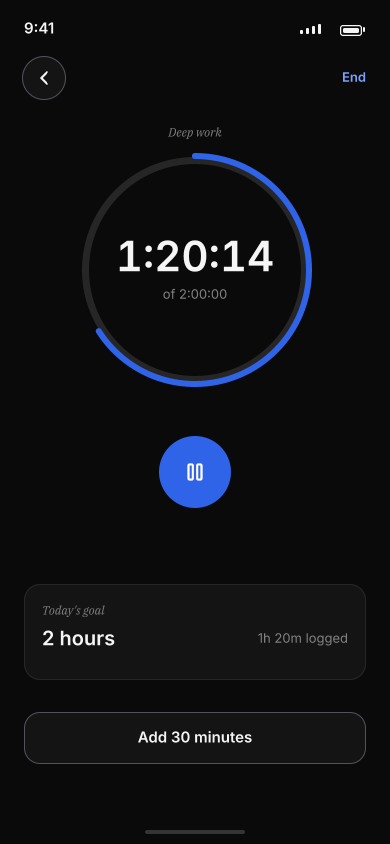
#> input picture design/archive/renders/03-timer-running.png, 780 x 1688 px, found by its file name (shown at 1/2 size)
$ python m24.py
#> lines starting #> are read from the running program, lines starting #| are printed output that depends on the picture; after the words box and inside, x2 and y2 are one past the last pixel; in counts of white or black regions, pixels touching at a corner belong together; long printed decimals are rounded
from PIL import Image
import numpy as np
base = 'D:/Apps/projects/habit_tracker/design/renders/'
im = np.array(Image.open(base + '03-timer-running.png').convert('RGB')).astype(int)
r, g, b = im[:, :, 0], im[:, :, 1], im[:, :, 2]
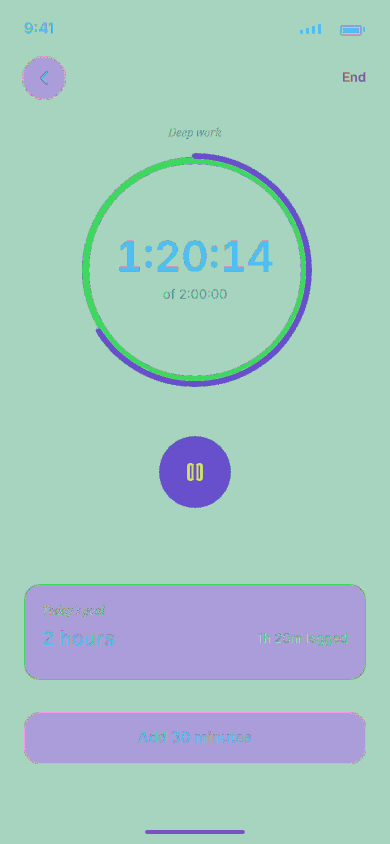
#> r: shape (1688, 780) int64 (shown at 1/2 size); 138 distinct labels, from 10 to 255; one colour per label, 0 black
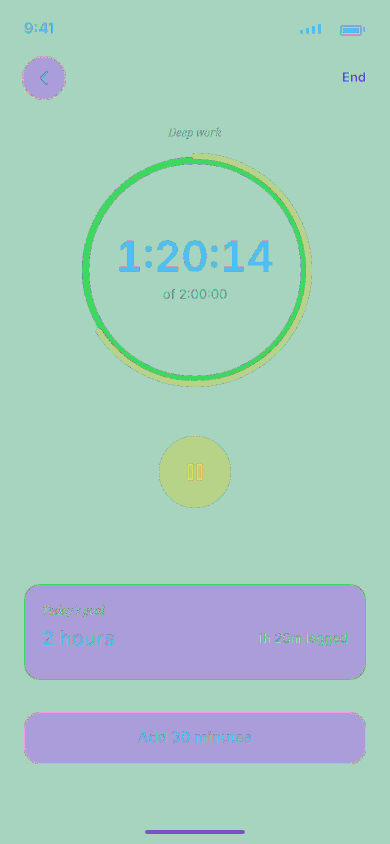
#> g: shape (1688, 780) int64 (shown at 1/2 size); 146 distinct labels, from 10 to 255; one colour per label, 0 black
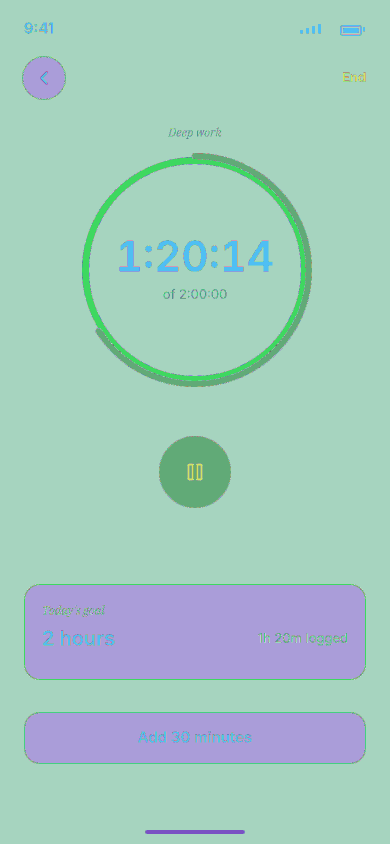
#> b: shape (1688, 780) int64 (shown at 1/2 size); 176 distinct labels, from 10 to 255; one colour per label, 0 black
blue = (b > 150) & (r < 130)
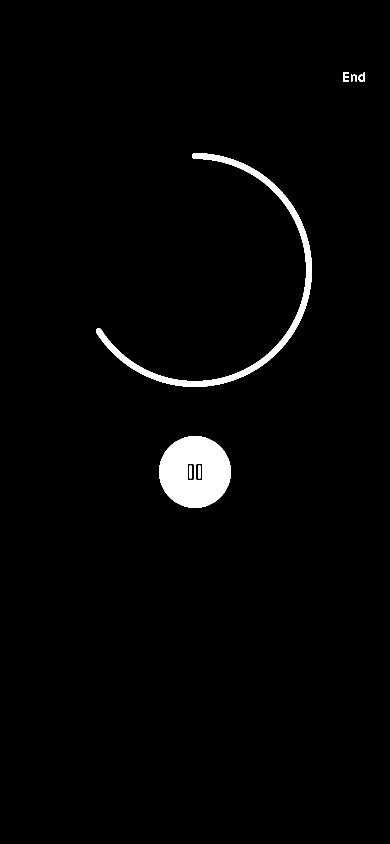
#> blue: shape (1688, 780) bool (shown at 1/2 size); 2.1% white; 7 white regions, largest, box (x1, y1, x2, y2) and area: (318, 872, 462, 1016) 15352, (192, 306, 624, 774) 11248, (717, 145, 730, 164) 128
ys, xs = np.where(blue[200:800, 100:700])
#> ys = 11248 values from 106 to 573; xs = 11248 values, max 523 at index 4131, min 92 at index 5767, mean 372.2
print('blue bbox', xs.min()+100, ys.min()+200, xs.max()+100, ys.max()+200)
#| blue bbox 192 306 623 773
# ring track (dark gray)
trk = (np.abs(im - np.array([42, 42, 42])).max(axis=2) < 8)
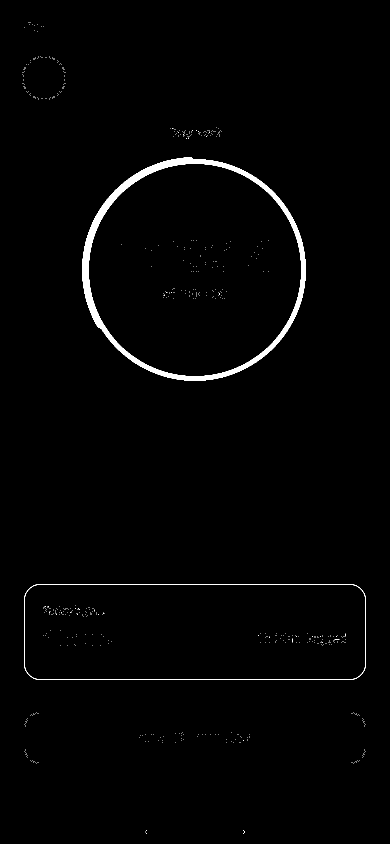
#> trk: shape (1688, 780) bool (shown at 1/2 size); 1.4% white; 605 white regions (603 under 20 px), largest, box (x1, y1, x2, y2) and area: (164, 315, 612, 762) 14472, (48, 1168, 732, 1360) 3276
ys, xs = np.where(trk[200:800, 100:700])
#> ys = 14684 values from 55 to 561; xs = 14684 values, max 511 at index 7759, min 64 at index 7713, mean 268.1
print('track bbox', xs.min()+100, ys.min()+200, xs.max()+100, ys.max()+200)
#| track bbox 164 255 611 761
# angles: for blue pixels compute angle around center
cx, cy = (xs.min()+xs.max())/2 + 100, 0
#> cx = 387.5; cy = 0
# recompute using track
ys, xs = np.where(trk[200:800, 100:700])
cx = (xs.min()+xs.max())/2 + 100
cy = (ys.min()+ys.max())/2 + 200
#> cy = 508
print('center', cx, cy)
#| center 387.5 508.0
ys, xs = np.where(blue)
ang = (np.degrees(np.arctan2(xs-cx, -(ys-cy))) + 360) % 360
print('blue angle range', ang.min(), ang.max(), 'count', len(ang))
#| blue angle range 0.1418 359.857 count 27144
import collections
hist = collections.Counter((ang//10).astype(int))
#> hist = 25 items
print(sorted(hist.items()))
#> (printed output is left out)
# pause button
white = (im.min(axis=2) > 200)
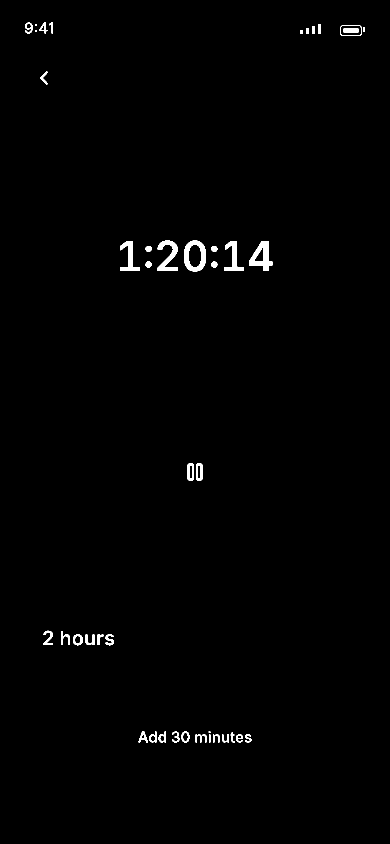
#> white: shape (1688, 780) bool (shown at 1/2 size); 0.84% white; 43 white regions (3 under 20 px), largest, box (x1, y1, x2, y2) and area: (368, 481, 412, 543) 1372, (498, 482, 545, 542) 1275, (315, 481, 356, 542) 1150
ys, xs = np.where(white[850:1030, 300:500])
#> ys = 596 values from 77 to 110; xs = 596 values, max 104 at index 63, min 75 at index 40, mean 89.5
print('pause glyph', xs.min()+300, ys.min()+850, xs.max()+300, ys.max()+850)
#| pause glyph 375 927 404 960
ys, xs = np.where(blue[850:1030, 300:500])
#> ys = 15560 values from 22 to 165; xs = 15560 values, max 161 at index 7023, min 18 at index 6898, mean 89.5
print('pause circle', xs.min()+300, ys.min()+850, xs.max()+300, ys.max()+850)
#| pause circle 318 872 461 1015
